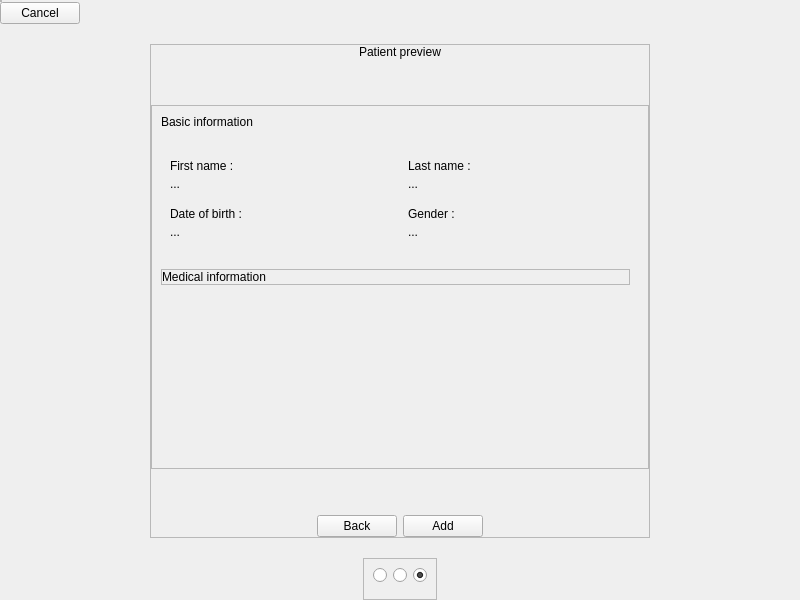
<?xml version="1.0" encoding="UTF-8"?>
<ui version="4.0">
 <class>upsert_patient_preview</class>
 <widget class="QWidget" name="upsert_patient_preview">
  <property name="enabled">
   <bool>true</bool>
  </property>
  <property name="geometry">
   <rect>
    <x>0</x>
    <y>0</y>
    <width>800</width>
    <height>600</height>
   </rect>
  </property>
  <property name="windowTitle">
   <string>Loggin</string>
  </property>
  <property name="styleSheet">
   <string notr="true"/>
  </property>
  <layout class="QVBoxLayout" name="verticalLayout">
   <property name="spacing">
    <number>0</number>
   </property>
   <property name="leftMargin">
    <number>0</number>
   </property>
   <property name="topMargin">
    <number>0</number>
   </property>
   <property name="rightMargin">
    <number>0</number>
   </property>
   <property name="bottomMargin">
    <number>0</number>
   </property>
   <item alignment="Qt::AlignLeft|Qt::AlignTop">
    <widget class="QFrame" name="c_navigator">
     <property name="frameShape">
      <enum>QFrame::StyledPanel</enum>
     </property>
     <property name="frameShadow">
      <enum>QFrame::Raised</enum>
     </property>
     <layout class="QHBoxLayout" name="horizontalLayout">
      <property name="spacing">
       <number>0</number>
      </property>
      <property name="leftMargin">
       <number>0</number>
      </property>
      <property name="topMargin">
       <number>0</number>
      </property>
      <property name="rightMargin">
       <number>0</number>
      </property>
      <property name="bottomMargin">
       <number>0</number>
      </property>
     </layout>
    </widget>
   </item>
   <item>
    <layout class="QHBoxLayout" name="horizontalLayout_6">
     <property name="spacing">
      <number>0</number>
     </property>
     <property name="leftMargin">
      <number>0</number>
     </property>
     <property name="topMargin">
      <number>0</number>
     </property>
     <item>
      <widget class="NavigatorButton" name="bt_cancel">
       <property name="text">
        <string>Cancel</string>
       </property>
      </widget>
     </item>
     <item>
      <spacer name="horizontalSpacer_3">
       <property name="orientation">
        <enum>Qt::Horizontal</enum>
       </property>
       <property name="sizeHint" stdset="0">
        <size>
         <width>40</width>
         <height>20</height>
        </size>
       </property>
      </spacer>
     </item>
    </layout>
   </item>
   <item>
    <spacer name="verticalSpacer_3">
     <property name="orientation">
      <enum>Qt::Vertical</enum>
     </property>
     <property name="sizeType">
      <enum>QSizePolicy::Fixed</enum>
     </property>
     <property name="sizeHint" stdset="0">
      <size>
       <width>20</width>
       <height>20</height>
      </size>
     </property>
    </spacer>
   </item>
   <item alignment="Qt::AlignHCenter">
    <widget class="QFrame" name="c_center">
     <property name="minimumSize">
      <size>
       <width>500</width>
       <height>450</height>
      </size>
     </property>
     <property name="frameShape">
      <enum>QFrame::StyledPanel</enum>
     </property>
     <property name="frameShadow">
      <enum>QFrame::Raised</enum>
     </property>
     <layout class="QVBoxLayout" name="verticalLayout_2">
      <property name="leftMargin">
       <number>0</number>
      </property>
      <property name="topMargin">
       <number>0</number>
      </property>
      <property name="rightMargin">
       <number>0</number>
      </property>
      <property name="bottomMargin">
       <number>0</number>
      </property>
      <item alignment="Qt::AlignHCenter">
       <widget class="Label" name="lb_title">
        <property name="text">
         <string>Patient preview</string>
        </property>
       </widget>
      </item>
      <item>
       <spacer name="verticalSpacer_2">
        <property name="orientation">
         <enum>Qt::Vertical</enum>
        </property>
        <property name="sizeType">
         <enum>QSizePolicy::Fixed</enum>
        </property>
        <property name="sizeHint" stdset="0">
         <size>
          <width>20</width>
          <height>40</height>
         </size>
        </property>
       </spacer>
      </item>
      <item>
       <widget class="QScrollArea" name="scrollArea">
        <property name="widgetResizable">
         <bool>true</bool>
        </property>
        <widget class="QWidget" name="c_patient_information_preview">
         <property name="geometry">
          <rect>
           <x>0</x>
           <y>0</y>
           <width>496</width>
           <height>349</height>
          </rect>
         </property>
         <layout class="QVBoxLayout" name="verticalLayout_3">
          <item>
           <layout class="QVBoxLayout" name="ly_patient_information_preview">
            <property name="spacing">
             <number>30</number>
            </property>
            <property name="rightMargin">
             <number>9</number>
            </property>
            <item>
             <layout class="QVBoxLayout" name="ly_basic_information">
              <property name="topMargin">
               <number>0</number>
              </property>
              <item>
               <widget class="Label" name="lb_basic_information_title">
                <property name="text">
                 <string>Basic information</string>
                </property>
               </widget>
              </item>
              <item>
               <layout class="QHBoxLayout" name="ly_bi_content">
                <property name="spacing">
                 <number>16</number>
                </property>
                <property name="leftMargin">
                 <number>9</number>
                </property>
                <property name="topMargin">
                 <number>0</number>
                </property>
                <item>
                 <layout class="QVBoxLayout" name="ly_bi_left">
                  <property name="spacing">
                   <number>16</number>
                  </property>
                  <property name="topMargin">
                   <number>0</number>
                  </property>
                  <item>
                   <layout class="QVBoxLayout" name="ly_first_name">
                    <property name="spacing">
                     <number>4</number>
                    </property>
                    <property name="topMargin">
                     <number>0</number>
                    </property>
                    <item>
                     <widget class="Label" name="lb_first_name">
                      <property name="text">
                       <string>First name :</string>
                      </property>
                     </widget>
                    </item>
                    <item>
                     <widget class="Label" name="i_first_name">
                      <property name="text">
                       <string>...</string>
                      </property>
                     </widget>
                    </item>
                   </layout>
                  </item>
                  <item>
                   <layout class="QVBoxLayout" name="ly_birth_date">
                    <property name="spacing">
                     <number>4</number>
                    </property>
                    <property name="topMargin">
                     <number>0</number>
                    </property>
                    <item>
                     <widget class="Label" name="lb_birth_date">
                      <property name="text">
                       <string>Date of birth :</string>
                      </property>
                     </widget>
                    </item>
                    <item>
                     <widget class="Label" name="i_birth_date">
                      <property name="text">
                       <string>...</string>
                      </property>
                     </widget>
                    </item>
                   </layout>
                  </item>
                 </layout>
                </item>
                <item>
                 <layout class="QVBoxLayout" name="ly_bi_right">
                  <property name="spacing">
                   <number>16</number>
                  </property>
                  <property name="topMargin">
                   <number>0</number>
                  </property>
                  <item>
                   <layout class="QVBoxLayout" name="ly_last_name">
                    <property name="spacing">
                     <number>4</number>
                    </property>
                    <item>
                     <widget class="Label" name="lb_last_name">
                      <property name="text">
                       <string>Last name :</string>
                      </property>
                     </widget>
                    </item>
                    <item>
                     <widget class="Label" name="i_last_name">
                      <property name="text">
                       <string>...</string>
                      </property>
                     </widget>
                    </item>
                   </layout>
                  </item>
                  <item>
                   <layout class="QVBoxLayout" name="ly_gender">
                    <property name="spacing">
                     <number>4</number>
                    </property>
                    <property name="topMargin">
                     <number>0</number>
                    </property>
                    <item>
                     <widget class="Label" name="lb_gender">
                      <property name="text">
                       <string>Gender :</string>
                      </property>
                     </widget>
                    </item>
                    <item>
                     <widget class="Label" name="i_gender">
                      <property name="text">
                       <string>...</string>
                      </property>
                     </widget>
                    </item>
                   </layout>
                  </item>
                 </layout>
                </item>
               </layout>
              </item>
             </layout>
            </item>
            <item>
             <widget class="QFrame" name="c_problem">
              <property name="frameShape">
               <enum>QFrame::StyledPanel</enum>
              </property>
              <property name="frameShadow">
               <enum>QFrame::Raised</enum>
              </property>
              <layout class="QVBoxLayout" name="verticalLayout_4">
               <property name="spacing">
                <number>0</number>
               </property>
               <property name="leftMargin">
                <number>0</number>
               </property>
               <property name="topMargin">
                <number>0</number>
               </property>
               <property name="rightMargin">
                <number>0</number>
               </property>
               <property name="bottomMargin">
                <number>0</number>
               </property>
               <item>
                <layout class="QVBoxLayout" name="ly_medical_information">
                 <property name="spacing">
                  <number>16</number>
                 </property>
                 <property name="topMargin">
                  <number>0</number>
                 </property>
                 <item>
                  <widget class="Label" name="lb_medical_information_title">
                   <property name="text">
                    <string>Medical information</string>
                   </property>
                  </widget>
                 </item>
                 <item>
                  <layout class="QVBoxLayout" name="ly_mi_content">
                   <property name="spacing">
                    <number>16</number>
                   </property>
                   <property name="leftMargin">
                    <number>9</number>
                   </property>
                  </layout>
                 </item>
                </layout>
               </item>
              </layout>
             </widget>
            </item>
           </layout>
          </item>
          <item>
           <spacer name="verticalSpacer_5">
            <property name="orientation">
             <enum>Qt::Vertical</enum>
            </property>
            <property name="sizeType">
             <enum>QSizePolicy::Expanding</enum>
            </property>
            <property name="sizeHint" stdset="0">
             <size>
              <width>20</width>
              <height>40</height>
             </size>
            </property>
           </spacer>
          </item>
         </layout>
        </widget>
       </widget>
      </item>
      <item>
       <spacer name="verticalSpacer">
        <property name="orientation">
         <enum>Qt::Vertical</enum>
        </property>
        <property name="sizeType">
         <enum>QSizePolicy::Fixed</enum>
        </property>
        <property name="sizeHint" stdset="0">
         <size>
          <width>20</width>
          <height>40</height>
         </size>
        </property>
       </spacer>
      </item>
      <item>
       <layout class="QHBoxLayout" name="ly_buttons">
        <item>
         <spacer name="horizontalSpacer">
          <property name="orientation">
           <enum>Qt::Horizontal</enum>
          </property>
          <property name="sizeHint" stdset="0">
           <size>
            <width>40</width>
            <height>20</height>
           </size>
          </property>
         </spacer>
        </item>
        <item>
         <widget class="Button" name="bt_back">
          <property name="text">
           <string>Back</string>
          </property>
         </widget>
        </item>
        <item>
         <widget class="Button" name="bt_upsert">
          <property name="text">
           <string>Add</string>
          </property>
         </widget>
        </item>
        <item>
         <spacer name="horizontalSpacer_2">
          <property name="orientation">
           <enum>Qt::Horizontal</enum>
          </property>
          <property name="sizeHint" stdset="0">
           <size>
            <width>40</width>
            <height>20</height>
           </size>
          </property>
         </spacer>
        </item>
       </layout>
      </item>
     </layout>
    </widget>
   </item>
   <item>
    <spacer name="verticalSpacer_4">
     <property name="orientation">
      <enum>Qt::Vertical</enum>
     </property>
     <property name="sizeType">
      <enum>QSizePolicy::Fixed</enum>
     </property>
     <property name="sizeHint" stdset="0">
      <size>
       <width>20</width>
       <height>20</height>
      </size>
     </property>
    </spacer>
   </item>
   <item alignment="Qt::AlignHCenter">
    <widget class="QFrame" name="c_rb_upsert_patient_views">
     <property name="frameShape">
      <enum>QFrame::StyledPanel</enum>
     </property>
     <property name="frameShadow">
      <enum>QFrame::Raised</enum>
     </property>
     <layout class="QHBoxLayout" name="horizontalLayout_2">
      <property name="bottomMargin">
       <number>16</number>
      </property>
      <item>
       <widget class="QRadioButton" name="i_upsert_patient_view">
        <property name="text">
         <string/>
        </property>
       </widget>
      </item>
      <item>
       <widget class="QRadioButton" name="i_upsert_patient_mi_view">
        <property name="text">
         <string/>
        </property>
       </widget>
      </item>
      <item>
       <widget class="QRadioButton" name="i_upsert_patient_preview_view">
        <property name="text">
         <string/>
        </property>
        <property name="checked">
         <bool>true</bool>
        </property>
       </widget>
      </item>
     </layout>
    </widget>
   </item>
  </layout>
 </widget>
 <customwidgets>
  <customwidget>
   <class>Label</class>
   <extends>QLabel</extends>
   <header>.promoted.label</header>
  </customwidget>
  <customwidget>
   <class>NavigatorButton</class>
   <extends>QPushButton</extends>
   <header location="global">.promoted.navigator_button</header>
  </customwidget>
  <customwidget>
   <class>Button</class>
   <extends>QPushButton</extends>
   <header>.promoted.button</header>
  </customwidget>
 </customwidgets>
 <resources/>
 <connections/>
</ui>
